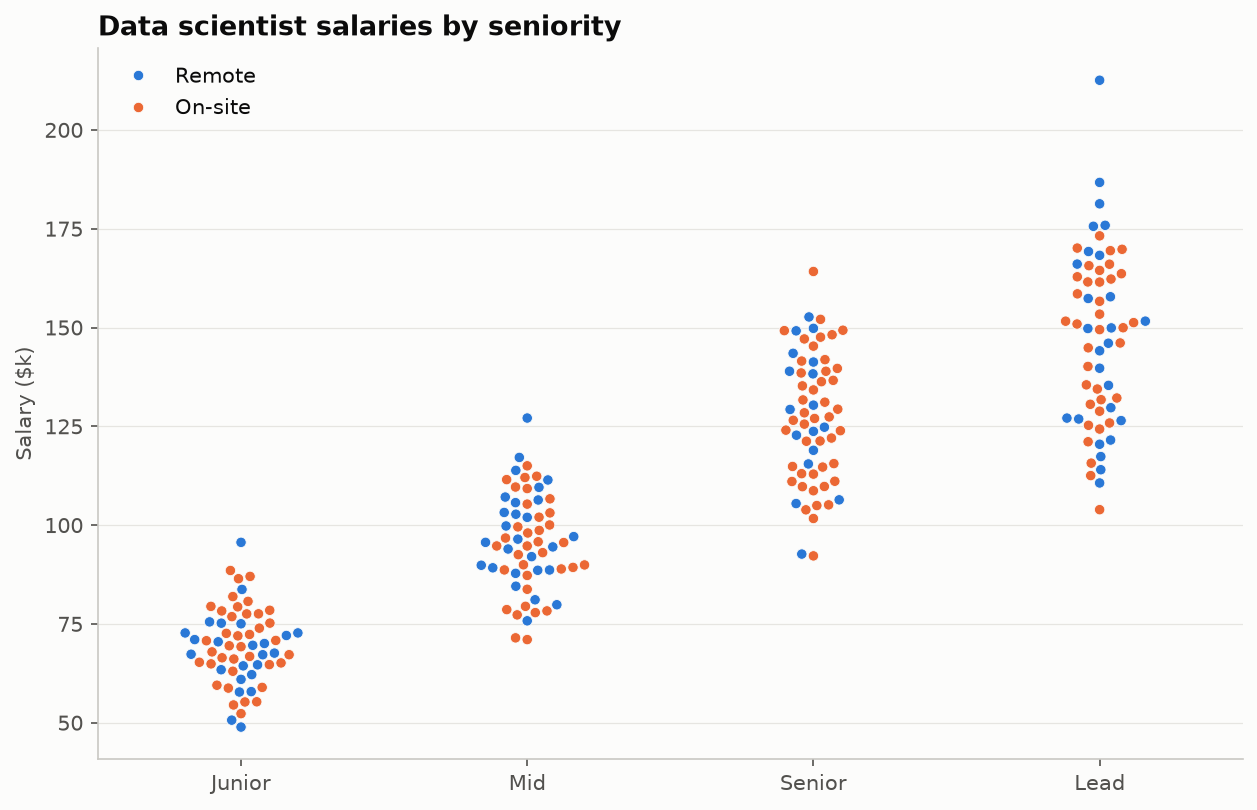

Here is the Python script that generated this plot:
"""
Beeswarm Plot  -  family: Distribution

DESIGN PURPOSE
Places each point along the value axis and nudges overlapping points sideways
without overlap, so the swarm's outline traces the distribution. Every point
stays visible, unlike random jitter.

WHEN TO USE
  - Show individual observations and the distribution shape together
  - Show small to moderate datasets (up to a few hundred per group)
  - Highlight specific items (color by an attribute)

AVOID WHEN
  - There are thousands of points (the swarm overflows its lane)

ALTERNATIVES
  - Strip plot
  - Violin plot
  - Dot strip plot

EXAMPLE
Salaries of 250 data scientists by seniority (synthetic), colored by remote
vs. on-site.

Run:  python beeswarm.py
"""
import sys
from pathlib import Path

import numpy as np
import pandas as pd
import matplotlib.pyplot as plt

# Library style: categorical colors in fixed order, recessive axes, hairline grid.
PALETTE = ["#2a78d6", "#eb6834", "#1baf7a", "#eda100",
           "#e87ba4", "#008300", "#6250d6", "#e34948"]
SEQ_CMAP = "Blues"      # sequential: one hue, light -> dark
DIV_CMAP = "RdBu_r"     # diverging: two opposite hues, neutral midpoint
GRAY = "#b8b7b1"        # de-emphasised marks
plt.rcParams.update({
    "figure.figsize": (8, 4.8), "figure.dpi": 110, "figure.facecolor": "#fcfcfb",
    "axes.facecolor": "#fcfcfb", "axes.edgecolor": "#c9c8c3", "axes.linewidth": 0.8,
    "axes.spines.top": False, "axes.spines.right": False,
    "axes.grid": True, "grid.color": "#e6e5e1", "grid.linewidth": 0.6, "axes.axisbelow": True,
    "axes.prop_cycle": plt.cycler(color=PALETTE),
    "axes.titlesize": 13, "axes.titleweight": "bold", "axes.titlelocation": "left",
    "axes.labelcolor": "#52514e", "xtick.color": "#52514e", "ytick.color": "#52514e",
    "text.color": "#0b0b0b", "font.size": 10, "lines.linewidth": 2,
    "legend.frameon": False,
})

# --- Example data ------------------------------------------------------------
rng = np.random.default_rng(23)
levels = {"Junior": 70, "Mid": 95, "Senior": 125, "Lead": 150}
rows = []
for lvl, mu in levels.items():
    n = 62
    rows.append(pd.DataFrame({"level": lvl,
                              "salary_k": rng.normal(mu, mu * 0.13, n),
                              "work": rng.choice(["Remote", "On-site"], n, p=[0.45, 0.55])}))
df = pd.concat(rows, ignore_index=True)
df.groupby("level", sort=False)["salary_k"].median().round(0)

# --- Plot --------------------------------------------------------------------
import seaborn as sns
fig, ax = plt.subplots(figsize=(8.5, 5.5))
sns.swarmplot(data=df, x="level", y="salary_k", hue="work", palette=PALETTE[:2],
              size=5, edgecolor="#fcfcfb", linewidth=0.4, ax=ax)
ax.set_xlabel(None)
ax.set_ylabel("Salary ($k)")
ax.set_title("Data scientist salaries by seniority")
ax.legend(title=None, loc="upper left")
ax.grid(axis="x", visible=False)
fig.tight_layout()

# --- Save / show -------------------------------------------------------------
out = Path(__file__).with_name(Path(__file__).stem + ".png")
fig.savefig(out, dpi=150, bbox_inches="tight")
print(f"saved {out}")
if "--no-show" not in sys.argv:
    plt.show()
